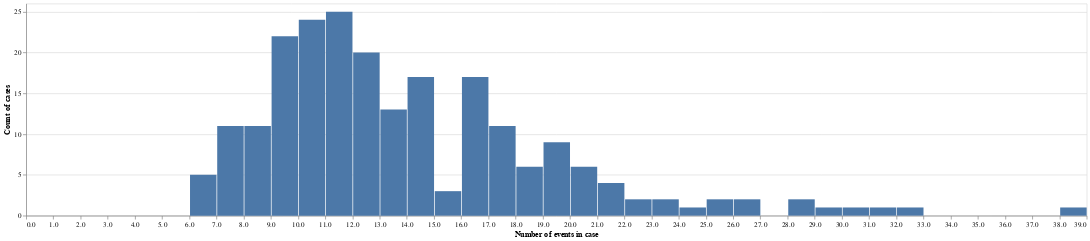

The cell this chart's notebook holds for it:
### Markdown cell above
### Profile work
- Proprietary: case type (special loan or not; high vs. low sum); time type (school holiday or not)

### Code cell
case_length = log.groupby('case_id').agg(
    num_events_in_case=pd.NamedAgg('activity', aggfunc=len)
).reset_index()
log = log.merge(case_length, how='left', on='case_id')
alt.Chart(case_length).mark_bar().encode(
    x=alt.X(
        'num_events_in_case:Q', 
        bin=alt.Bin(extent=[0, case_length['num_events_in_case'].max()], step=1)
    ).title('Number of events in case'),
    y=alt.Y('count()').title('Count of cases')
).properties(width=1500)

### Figure 1 — Vega specification as saved in the notebook (floating-point values rounded to 4 significant figures)
{"$schema": "https://vega.github.io/schema/vega/v5.json", "data": [{"name": "source_0", "values": [{"__count": 11, "bin_extent_0_39_step_1_num_events_in_case": 8.0, "bin_extent_0_39_step_1_num_events_in_case_end": 9.0}, {"__count": 9, "bin_extent_0_39_step_1_num_events_in_case": 19.0, "bin_extent_0_39_step_1_num_events_in_case_end": 20.0}, {"__count": 2, "bin_extent_0_39_step_1_num_events_in_case": 26.0, "bin_extent_0_39_step_1_num_events_in_case_end": 27.0}, {"__count": 6, "bin_extent_0_39_step_1_num_events_in_case": 20.0, "bin_extent_0_39_step_1_num_events_in_case_end": 21.0}, {"__count": 1, "bin_extent_0_39_step_1_num_events_in_case": 30.0, "bin_extent_0_39_step_1_num_events_in_case_end": 31.0}, {"__count": 1, "bin_extent_0_39_step_1_num_events_in_case": 31.0, "bin_extent_0_39_step_1_num_events_in_case_end": 32.0}, {"__count": 17, "bin_extent_0_39_step_1_num_events_in_case": 14.0, "bin_extent_0_39_step_1_num_events_in_case_end": 15.0}, {"__count": 2, "bin_extent_0_39_step_1_num_events_in_case": 25.0, "bin_extent_0_39_step_1_num_events_in_case_end": 26.0}, {"__count": 25, "bin_extent_0_39_step_1_num_events_in_case": 11.0, "bin_extent_0_39_step_1_num_events_in_case_end": 12.0}, {"__count": 5, "bin_extent_0_39_step_1_num_events_in_case": 6.0, "bin_extent_0_39_step_1_num_events_in_case_end": 7.0}, {"__count": 17, "bin_extent_0_39_step_1_num_events_in_case": 16.0, "bin_extent_0_39_step_1_num_events_in_case_end": 17.0}, {"__count": 20, "bin_extent_0_39_step_1_num_events_in_case": 12.0, "bin_extent_0_39_step_1_num_events_in_case_end": 13.0}, {"__count": 2, "bin_extent_0_39_step_1_num_events_in_case": 28.0, "bin_extent_0_39_step_1_num_events_in_case_end": 29.0}, {"__count": 22, "bin_extent_0_39_step_1_num_events_in_case": 9.0, "bin_extent_0_39_step_1_num_events_in_case_end": 10.0}, {"__count": 2, "bin_extent_0_39_step_1_num_events_in_case": 23.0, "bin_extent_0_39_step_1_num_events_in_case_end": 24.0}, {"__count": 24, "bin_extent_0_39_step_1_num_events_in_case": 10.0, "bin_extent_0_39_step_1_num_events_in_case_end": 11.0}, {"__count": 4, "bin_extent_0_39_step_1_num_events_in_case": 21.0, "bin_extent_0_39_step_1_num_events_in_case_end": 22.0}, {"__count": 2, "bin_extent_0_39_step_1_num_events_in_case": 22.0, "bin_extent_0_39_step_1_num_events_in_case_end": 23.0}, {"__count": 13, "bin_extent_0_39_step_1_num_events_in_case": 13.0, "bin_extent_0_39_step_1_num_events_in_case_end": 14.0}, {"__count": 3, "bin_extent_0_39_step_1_num_events_in_case": 15.0, "bin_extent_0_39_step_1_num_events_in_case_end": 16.0}, {"__count": 11, "bin_extent_0_39_step_1_num_events_in_case": 7.0, "bin_extent_0_39_step_1_num_events_in_case_end": 8.0}, {"__count": 6, "bin_extent_0_39_step_1_num_events_in_case": 18.0, "bin_extent_0_39_step_1_num_events_in_case_end": 19.0}, {"__count": 11, "bin_extent_0_39_step_1_num_events_in_case": 17.0, "bin_extent_0_39_step_1_num_events_in_case_end": 18.0}, {"__count": 1, "bin_extent_0_39_step_1_num_events_in_case": 32.0, "bin_extent_0_39_step_1_num_events_in_case_end": 33.0}, {"__count": 1, "bin_extent_0_39_step_1_num_events_in_case": 29.0, "bin_extent_0_39_step_1_num_events_in_case_end": 30.0}, {"__count": 1, "bin_extent_0_39_step_1_num_events_in_case": 38.0, "bin_extent_0_39_step_1_num_events_in_case_end": 39.0}, {"__count": 1, "bin_extent_0_39_step_1_num_events_in_case": 24.0, "bin_extent_0_39_step_1_num_events_in_case_end": 25.0}]}, {"name": "source_0_y_domain___count", "values": [{"min": 1, "max": 25}]}], "signals": [{"name": "bin_extent_0_39_step_1_num_events_in_case_bins", "value": {"fields": ["num_events_in_case"], "fname": "bin_num_events_in_case", "start": 0.0, "step": 1.0, "stop": 39.0}}], "marks": [{"type": "rect", "name": "marks", "from": {"data": "source_0"}, "encode": {"update": {"x2": {"field": "bin_extent_0_39_step_1_num_events_in_case", "scale": "x", "offset": {"signal": "0.5 + (abs(scale(\"x\", datum[\"bin_extent_0_39_step_1_num_events_in_case_end\"]) - scale(\"x\", datum[\"bin_extent_0_39_step_1_num_events_in_case\"])) < 0.25 ? -0.5 * (0.25 - (abs(scale(\"x\", datum[\"bin_extent_0_39_step_1_num_events_in_case_end\"]) - scale(\"x\", datum[\"bin_extent_0_39_step_1_num_events_in_case\"])))) : 0.5)"}}, "ariaRoleDescription": {"value": "bar"}, "description": {"signal": "\"Number of events in case: \" + (!isValid(datum[\"bin_extent_0_39_step_1_num_events_in_case\"]) || !isFinite(+datum[\"bin_extent_0_39_step_1_num_events_in_case\"]) ? \"null\" : format(datum[\"bin_extent_0_39_step_1_num_events_in_case\"], \"\") + \" – \" + format(datum[\"bin_extent_0_39_step_1_num_events_in_case_end\"], \"\")) + \"; Count of cases: \" + (format(datum[\"__count\"], \"\"))"}, "x": {"field": "bin_extent_0_39_step_1_num_events_in_case_end", "scale": "x", "offset": {"signal": "0.5 + (abs(scale(\"x\", datum[\"bin_extent_0_39_step_1_num_events_in_case_end\"]) - scale(\"x\", datum[\"bin_extent_0_39_step_1_num_events_in_case\"])) < 0.25 ? 0.5 * (0.25 - (abs(scale(\"x\", datum[\"bin_extent_0_39_step_1_num_events_in_case_end\"]) - scale(\"x\", datum[\"bin_extent_0_39_step_1_num_events_in_case\"])))) : -0.5)"}}, "fill": {"value": "#4c78a8"}, "y": {"field": "__count", "scale": "y"}, "y2": {"value": 0, "scale": "y"}}}, "style": ["bar"]}], "scales": [{"name": "x", "type": "linear", "domain": {"signal": "[bin_extent_0_39_step_1_num_events_in_case_bins.start, bin_extent_0_39_step_1_num_events_in_case_bins.stop]"}, "range": [0, {"signal": "width"}], "bins": {"signal": "bin_extent_0_39_step_1_num_events_in_case_bins"}, "zero": false}, {"name": "y", "type": "linear", "domain": [{"signal": "(data(\"source_0_y_domain___count\")[0] || {}).min"}, {"signal": "(data(\"source_0_y_domain___count\")[0] || {}).max"}], "range": [{"signal": "height"}, 0], "zero": true, "nice": true}], "axes": [{"scale": "y", "gridScale": "x", "grid": true, "maxExtent": 0, "aria": false, "tickCount": {"signal": "ceil(height/40)"}, "minExtent": 0, "ticks": false, "orient": "left", "labels": false, "domain": false, "zindex": 0}, {"scale": "x", "zindex": 0, "tickCount": {"signal": "ceil(width/10)"}, "labelFlush": true, "grid": false, "labelOverlap": true, "orient": "bottom", "title": "Number of events in case"}, {"scale": "y", "labelOverlap": true, "grid": false, "orient": "left", "tickCount": {"signal": "ceil(height/40)"}, "zindex": 0, "title": "Count of cases"}], "padding": 5, "width": 1500, "height": 300, "style": "cell", "background": "white"}
